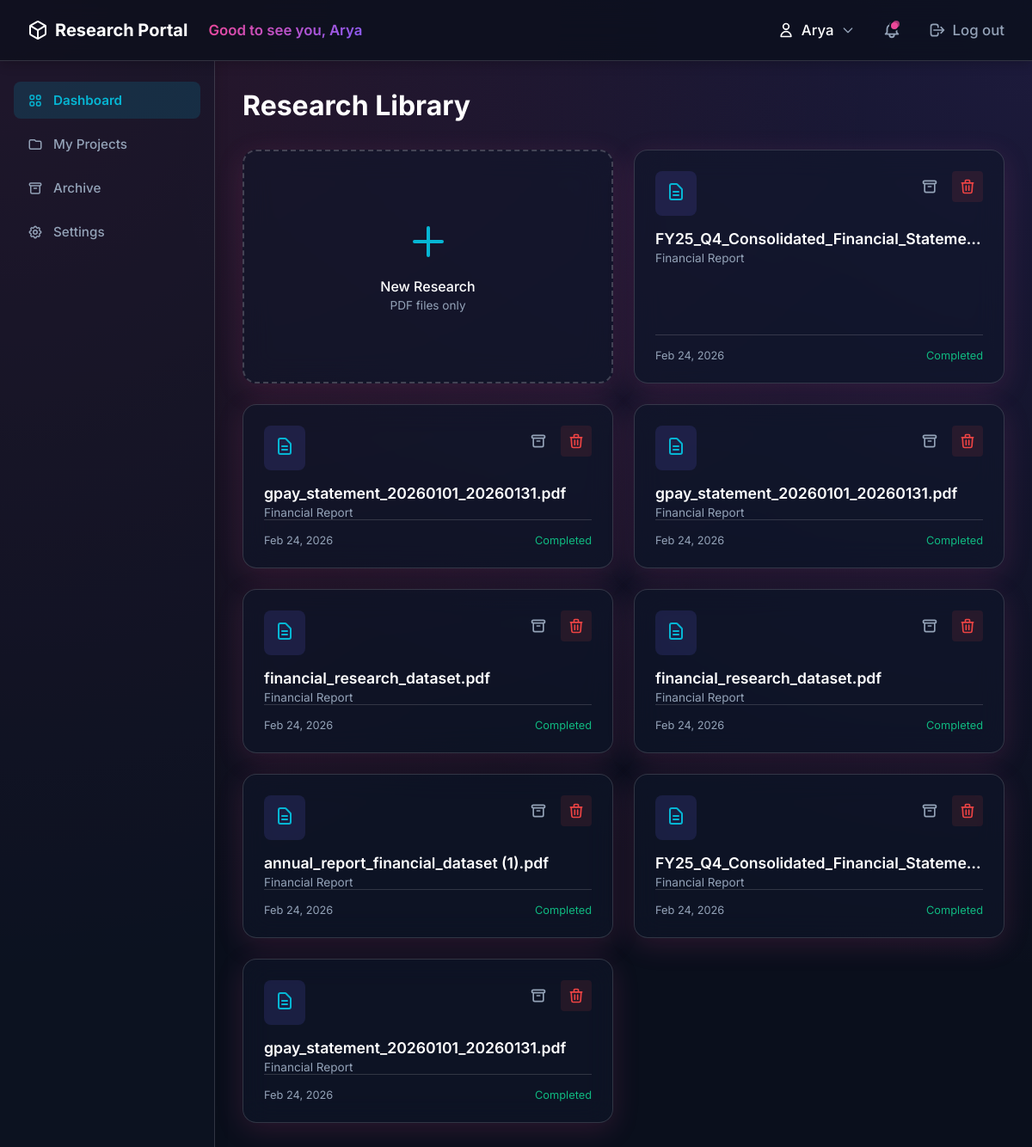
/dashboard (signed in), run on the app's committed database.
### models.py (models this page shows)
class User(UserMixin, db.Model):
    id = db.Column(db.Integer, primary_key=True)
    username = db.Column(db.String(150), unique=True, nullable=False)
    email = db.Column(db.String(150), unique=True, nullable=False)
    password_hash = db.Column(db.String(256), nullable=False)
    email_notifications = db.Column(db.Boolean, default=True)
    high_contrast_mode = db.Column(db.Boolean, default=False)
    auto_archive_projects = db.Column(db.Boolean, default=False)
    projects = db.relationship('ResearchProject', backref='user', lazy=True)

class ResearchProject(db.Model):
    id = db.Column(db.Integer, primary_key=True)
    user_id = db.Column(db.Integer, db.ForeignKey('user.id'), nullable=False)
    filename = db.Column(db.String(255), nullable=False)
    company_name = db.Column(db.String(255), default="Unknown")
    status = db.Column(db.String(50), default="Pending") # Pending, Completed, Failed
    extracted_data = db.Column(db.Text, nullable=True) # Will store JSON string
    is_archived = db.Column(db.Boolean, default=False)
    uploaded_at = db.Column(db.DateTime, default=datetime.utcnow)

### app.py (the view, shortened to what this page needs)
@app.route('/dashboard', methods=['GET'])
@login_required
def dashboard():
    projects = ResearchProject.query.filter_by(user_id=current_user.id, is_archived=False).order_by(ResearchProject.uploaded_at.desc()).all()
    return render_template('index.html', projects=projects)

### app.py (called while the page is built)
@login_manager.user_loader
def load_user(user_id):
    return User.query.get(int(user_id))

### templates/index.html (shortened to what this page needs)
{% extends "base.html" %}
{% block content %}
<div class="dashboard-header">
    <h1>Research Library</h1>
</div>
<div class="dashboard-grid">
    <div class="grid-card upload-card" id="dropZone" onclick="document.getElementById('fileInput').click()">
        <div class="upload-icon">
            <svg fill="none" stroke="currentColor" viewBox="0 0 24 24" width="48" height="48">
                <path stroke-linecap="round" stroke-linejoin="round" stroke-width="2" d="M12 4v16m8-8H4"></path>
            </svg>
        </div>
        <div style="font-weight: 500; margin-bottom: 4px;">New Research</div>
        <div style="font-size: 0.85rem; color: var(--text-muted);">PDF files only</div>
    </div>
    {% for project in projects %}
    <div class="grid-card" id="project-card-{{ project.id }}"
        onclick="window.location.href='{{ url_for('view_result', project_id=project.id) }}'">
        <div class="filing-header">
            <div class="filing-icon">
                <svg fill="none" stroke="currentColor" viewBox="0 0 24 24">
                    <path stroke-linecap="round" stroke-linejoin="round" stroke-width="2"
                        d="M9 12h6m-6 4h6m2 5H7a2 2 0 01-2-2V5a2 2 0 012-2h5.586a1 1 0 01.707.293l5.414 5.414a1 1 0 01.293.707V19a2 2 0 01-2 2z">
                    </path>
                </svg>
            </div>
            <div style="display: flex; gap: 8px;">
                <button type="button" class="archive-btn" onclick="archiveProject(event, {{ project.id }})"
                    aria-label="Archive Project">
                    <svg fill="none" stroke="currentColor" viewBox="0 0 24 24" width="20" height="20">
                        <path stroke-linecap="round" stroke-linejoin="round" stroke-width="2"
                            d="M5 8h14M5 8a2 2 0 110-4h14a2 2 0 110 4M5 8v10a2 2 0 002 2h10a2 2 0 002-2V8m-9 4h4">
                        </path>
                    </svg>
                </button>
                <form action="{{ url_for('delete_project', project_id=project.id) }}" method="POST"
                    style="margin: 0; display: inline;"
                    onsubmit="event.stopPropagation(); return confirm('Are you sure you want to completely delete this dataset?');">
                    <button type="submit" class="archive-btn" aria-label="Delete Project"
                        style="color: #ef4444; border-color: rgba(239,68,68,0.3); background: rgba(239,68,68,0.1);">
                        <svg fill="none" stroke="currentColor" viewBox="0 0 24 24" width="20" height="20">
                            <path stroke-linecap="round" stroke-linejoin="round" stroke-width="2"
                                d="M19 7l-.867 12.142A2 2 0 0116.138 21H7.862a2 2 0 01-1.995-1.858L5 7m5 4v6m4-6v6m1-10V4a1 1 0 00-1-1h-4a1 1 0 00-1 1v3M4 7h16">
                            </path>
                        </svg>
                    </button>
                </form>
            </div>
        </div>
        <h3 class="filing-title">{{ project.filename }}</h3>
        <p class="filing-company">{{ project.company_name }}</p>
        <div class="filing-meta">
            <span>{{ project.uploaded_at.strftime('%b %d, %Y') }}</span>
            <span
                style="color: {% if project.status == 'Completed' %}var(--success){% elif project.status == 'Failed' %}var(--error){% else %}var(--primary){% endif %};">
                {{ project.status }}
            </span>
        </div>
    </div>
    {% endfor %}
</div>
{% endblock %}

### templates/base.html (shortened to what this page needs)
<!DOCTYPE html>
<html lang="en">
<head>
</head>
<body class="{% if current_user.is_authenticated and current_user.high_contrast_mode %}high-contrast{% endif %}">
    <nav class="navbar">
        <a href="{{ url_for('index') }}" class="navbar-brand">
            Research Portal
        </a>
        {% if current_user.is_authenticated %}
        <div style="flex: 1; display: flex; align-items: center; padding-left: var(--space-6);">
            <span
                style="background: linear-gradient(135deg, var(--gradient-start), var(--gradient-end)); -webkit-background-clip: text; -webkit-text-fill-color: transparent; font-weight: 600; font-size: 1.05rem;">
                Good to see you, {{ current_user.username }}
            </span>
        </div>
        {% endif %}
        <div class="navbar-nav">
            {% if current_user.is_authenticated %}
            <div class="profile-dropdown">
                <span class="nav-link profile-toggle"
                    style="color: var(--text-main); font-size: 1.05rem; font-weight: 500; cursor: pointer; display: flex; align-items: center; gap: 8px;">
                    <svg fill="none" stroke="currentColor" viewBox="0 0 24 24" width="20" height="20">
                        <path stroke-linecap="round" stroke-linejoin="round" stroke-width="2"
                            d="M16 7a4 4 0 11-8 0 4 4 0 018 0zM12 14a7 7 0 00-7 7h14a7 7 0 00-7-7z"></path>
                    </svg>
                    {{ current_user.username }}
                    <svg fill="none" stroke="currentColor" viewBox="0 0 24 24" width="16" height="16"
                        style="color: var(--text-muted);">
                        <path stroke-linecap="round" stroke-linejoin="round" stroke-width="2" d="M19 9l-7 7-7-7"></path>
                    </svg>
                </span>
            </div>
            <div style="position: relative; display: flex; align-items: center; justify-content: center; cursor: pointer; padding: 8px; border-radius: 50%; transition: background 0.2s;"
                onmouseover="this.style.background='rgba(255,255,255,0.05)'"
                onmouseout="this.style.background='transparent'">
                <div
                    style="position: absolute; top: 8px; right: 10px; width: 8px; height: 8px; background-color: var(--gradient-start); border-radius: 50%; opacity: 0.7; animation: ping 2s cubic-bezier(0, 0, 0.2, 1) infinite;">
                </div>
            </div>
            <a href="{{ url_for('auth.logout') }}" class="nav-link"
                style="font-size: 1.05rem; display: flex; align-items: center; gap: 8px;">
                <svg fill="none" stroke="currentColor" viewBox="0 0 24 24" width="20" height="20">
                    <path stroke-linecap="round" stroke-linejoin="round" stroke-width="2"
                        d="M17 16l4-4m0 0l-4-4m4 4H7m6 4v1a3 3 0 01-3 3H6a3 3 0 01-3-3V7a3 3 0 013-3h4a3 3 0 013 3v1">
                    </path>
                </svg>
                Log out
            </a>
            {% else %}
            <a href="{{ url_for('auth.login') }}" class="nav-link" style="font-size: 1.05rem;">Log in</a>
            <a href="{{ url_for('auth.signup') }}" class="btn-gradient">Sign up</a>
            {% endif %}
        </div>
    </nav>
    <div class="dashboard-layout">
        {% if current_user.is_authenticated and not hide_sidebar %}
        <aside class="sidebar">
            <div class="sidebar-nav">
                <a href="{{ url_for('dashboard') }}"
                    class="sidebar-link {% if request.endpoint == 'dashboard' %}active{% endif %}">
                    Dashboard
                </a>
                <a href="{{ url_for('projects') }}"
                    class="sidebar-link {% if request.endpoint == 'projects' %}active{% endif %}">
                    <svg fill="none" stroke="currentColor" viewBox="0 0 24 24">
                        <path stroke-linecap="round" stroke-linejoin="round" stroke-width="2"
                            d="M3 7v10a2 2 0 002 2h14a2 2 0 002-2V9a2 2 0 00-2-2h-6l-2-2H5a2 2 0 00-2 2z"></path>
                    </svg>
                    My Projects
                </a>
                <a href="{{ url_for('archive') }}"
                    class="sidebar-link {% if request.endpoint == 'archive' %}active{% endif %}">
                    <svg fill="none" stroke="currentColor" viewBox="0 0 24 24">
                        <path stroke-linecap="round" stroke-linejoin="round" stroke-width="2"
                            d="M5 8h14M5 8a2 2 0 110-4h14a2 2 0 110 4M5 8v10a2 2 0 002 2h10a2 2 0 002-2V8m-9 4h4">
                        </path>
                    </svg>
                    Archive
                </a>
                <a href="{{ url_for('settings') }}"
                    class="sidebar-link {% if request.endpoint == 'settings' %}active{% endif %}">
                    Settings
                </a>
            </div>
        </aside>
        {% endif %}
        <main class="main-content">
            {% block content %}{% endblock %}
        </main>
    </div>
</body>
</html>

### templates/base.html (style rules this page uses)
:root { --bg-color: #0A0F1C; --text-main: #FFFFFF; --text-muted: #94A3B8; --primary: #06B6D4; --primary-hover: #0891B2; --gradient-start: #EC4899; --gradient-end: #8B5CF6; --glass-bg: rgba(15, 23, 42, 0.6); --glass-border: rgba(255, 255, 255, 0.15); --glass-shadow: 0 8px 32px rgba(236, 72, 153, 0.15); --error: #EF4444; --success: #10B981; --space-1: 4px; --space-2: 8px; --space-3: 12px; --space-4: 16px; --space-5: 20px; --space-6: 24px; --space-8: 32px; --space-10: 40px; --space-12: 48px; --space-16: 64px; --space-20: 80px; --btn-min-height: 44px; --content-max-width: 1240px; }
body { font-family: 'Inter', -apple-system, BlinkMacSystemFont, "Segoe UI", Roboto, sans-serif; background-color: var(--bg-color); color: var(--text-main); margin: 0; min-height: 100vh; display: flex; flex-direction: column; background-image: radial-gradient(at 0% 0%, rgba(236, 72, 153, 0.15) 0px, transparent 60%), radial-gradient(at 100% 0%, rgba(139, 92, 246, 0.15) 0px, transparent 60%); background-attachment: fixed; }
.navbar { display: flex; justify-content: space-between; align-items: center; padding: var(--space-4) var(--space-8); background: rgba(10, 15, 28, 0.8); backdrop-filter: blur(16px); -webkit-backdrop-filter: blur(16px); border-bottom: 1px solid var(--glass-border); box-shadow: 0 4px 12px rgba(0, 0, 0, 0.2); position: sticky; top: 0; z-index: 100; }
.navbar-brand { font-size: 1.25rem; font-weight: 700; color: var(--text-main); text-decoration: none; display: flex; align-items: center; gap: var(--space-2); }
.navbar-nav { display: flex; gap: var(--space-6); align-items: center; }
.nav-link { color: var(--text-muted); text-decoration: none; font-size: 0.95rem; font-weight: 500; transition: color 0.2s ease; }
.dashboard-layout { display: flex; flex: 1; width: 100%; }
.sidebar { width: 250px; background: rgba(15, 23, 42, 0.4); border-right: 1px solid var(--glass-border); box-shadow: 4px 0 12px rgba(0, 0, 0, 0.1); padding: var(--space-6) var(--space-4); display: flex; flex-direction: column; box-sizing: border-box; }
.sidebar-nav { display: flex; flex-direction: column; gap: var(--space-2); }
.sidebar-link { display: flex; align-items: center; gap: var(--space-3); padding: var(--space-3) var(--space-4); color: var(--text-muted); text-decoration: none; border-radius: var(--space-2); font-size: 0.95rem; font-weight: 500; transition: all 0.2s ease; }
.sidebar-link svg { width: 18px; height: 18px; flex-shrink: 0; transition: color 0.2s ease; }
.sidebar-link.active { color: var(--primary); background: rgba(6, 182, 212, 0.15); font-weight: 600; }
.main-content { flex: 1; display: flex; flex-direction: column; width: 100%; max-width: var(--content-max-width); margin: 0 auto; padding: var(--space-8) var(--space-8); box-sizing: border-box; }
.profile-dropdown { position: relative; display: inline-flex; align-items: center; }

### data on the page
User: username "Arya"
ResearchProject: filename "FY25_Q4_Consolidated_Financial_Stateme…", company_name "Financial Report", uploaded_at "Feb 24, 2026", status "Completed"
ResearchProject: filename "gpay_statement_20260101_20260131.pdf", company_name "Financial Report", uploaded_at "Feb 24, 2026", status "Completed"
ResearchProject: filename "gpay_statement_20260101_20260131.pdf", company_name "Financial Report", uploaded_at "Feb 24, 2026", status "Completed"
ResearchProject: filename "financial_research_dataset.pdf", company_name "Financial Report", uploaded_at "Feb 24, 2026", status "Completed"
ResearchProject: filename "financial_research_dataset.pdf", company_name "Financial Report", uploaded_at "Feb 24, 2026", status "Completed"
ResearchProject: filename "annual_report_financial_dataset (1).pdf", company_name "Financial Report", uploaded_at "Feb 24, 2026", status "Completed"
ResearchProject: filename "FY25_Q4_Consolidated_Financial_Stateme…", company_name "Financial Report", uploaded_at "Feb 24, 2026", status "Completed"
ResearchProject: filename "gpay_statement_20260101_20260131.pdf", company_name "Financial Report", uploaded_at "Feb 24, 2026", status "Completed"
